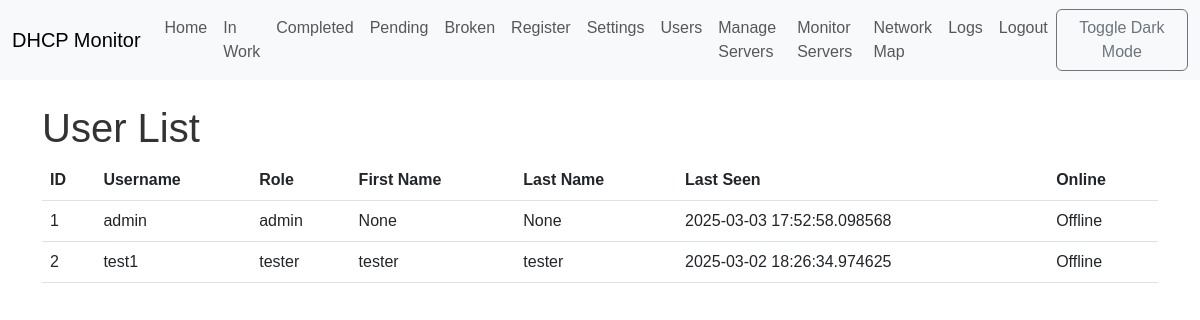
The page /users (signed in) on the database as committed earlier.
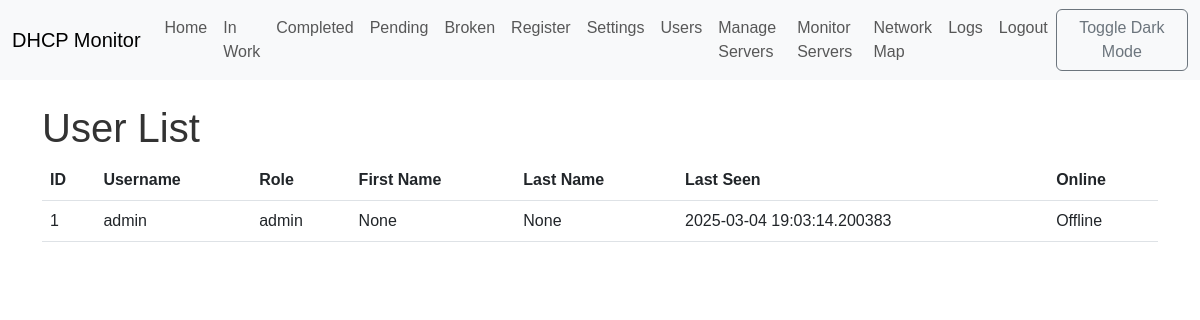
The same page on the database as committed later.
### app/models.py (models this page shows, shortened)
class User(UserMixin, db.Model):
    __tablename__ = 'users'
    id = db.Column(db.Integer, primary_key=True)
    username = db.Column(db.String(64), unique=True, index=True, nullable=False)
    password_hash = db.Column(db.String(128), nullable=False)
    role = db.Column(db.String(64), nullable=False, default='tester')  # 'admin', 'tester'
    first_name = db.Column(db.String(64))
    last_name = db.Column(db.String(64))
    last_seen = db.Column(db.DateTime, default=datetime.utcnow)
    leases = db.relationship('Lease', backref='taken_user', lazy='dynamic', foreign_keys='Lease.taken_by_id')
    groups = db.relationship('Group', secondary=user_groups, lazy='subquery',
                            backref=db.backref('users', lazy=True)) # Связь с группами
    journal_entries = db.relationship('Journal', back_populates='user', lazy='dynamic')
    def is_online(self):
        if self.last_seen is None:
            return False
        return self.last_seen > datetime.utcnow() - timedelta(minutes=5)

### app/users.py (the view)
@users.route('/users')
@login_required
def user_list():
    if current_user.role != 'admin':
        flash('You do not have permission to access this page.', 'danger')
        return redirect(url_for('main.index'))
    users = User.query.all()
    return render_template('users/user_list.html', users=users)

### app/models.py (called while the page is built)
@login_manager.user_loader
def load_user(user_id):
    return User.query.get(int(user_id))

### app/templates/users/user_list.html
{% extends "base.html" %}
{% block content %}
    <h1>User List</h1>
    <table class="table">
        <thead>
            <tr>
                <th>ID</th>
                <th>Username</th>
                <th>Role</th>
                <th>First Name</th>
                <th>Last Name</th>
                <th>Last Seen</th>
                <th>Online</th>
            </tr>
        </thead>
        <tbody>
            {% for user in users %}
                <tr>
                    <td>{{ user.id }}</td>
                    <td>{{ user.username }}</td>
                    <td>{{ user.role }}</td>
                    <td>{{ user.first_name }}</td>
                    <td>{{ user.last_name }}</td>
                    <td>{{ user.last_seen }}</td>
                     <td>{{ "Online" if user.is_online() else "Offline" }}</td>
                </tr>
            {% endfor %}
        </tbody>
    </table>
{% endblock %}

### app/templates/base.html (shortened to what this page needs)
<!DOCTYPE html>
<html lang="en">
<head>
  <link href="https://cdn.jsdelivr.net/npm/bootstrap@5.3.0/dist/css/bootstrap.min.css" rel="stylesheet">
  <link rel="stylesheet" href="{{ url_for('static', filename='css/style.css') }}">
</head>
<body class="{{ 'dark-mode' if dark_mode else '' }}">
  <nav class="navbar navbar-expand-lg navbar-light bg-light">
    <div class="container-fluid">
      <a class="navbar-brand" href="{{ url_for('main.index') }}">DHCP Monitor</a>
      <div class="collapse navbar-collapse" id="navbarNav">
        <ul class="navbar-nav">
          <li class="nav-item">
            <a class="nav-link" href="{{ url_for('main.index') }}">Home</a>
          </li>
          <li class="nav-item">
            <a class="nav-link" href="{{ url_for('main.in_work') }}">In Work</a>
          </li>
          <li class="nav-item">
            <a class="nav-link" href="{{ url_for('main.completed') }}">Completed</a>
          </li>
          <li class="nav-item">
            <a class="nav-link" href="{{ url_for('main.pending') }}">Pending</a>
          </li>
          <li class="nav-item">
            <a class="nav-link" href="{{ url_for('main.broken') }}">Broken</a>
          </li>
          {% if current_user.is_authenticated %}
            {% if current_user.role == 'admin' %}
              <li class="nav-item">
                <a class="nav-link" href="{{ url_for('auth.register') }}">Register</a>
              </li>
            {% endif %}
            <li class="nav-item">
              <a class="nav-link" href="{{ url_for('main.settings') }}">Settings</a>
            </li>
            <li class="nav-item">
              <a class="nav-link" href="{{ url_for('users.user_list') }}">Users</a>
            </li>
            <li class="nav-item">
              <a class="nav-link" href="{{ url_for('server_management.manage_servers') }}">Manage Servers</a>
            </li>
            <li class="nav-item">
              <a class="nav-link" href="{{ url_for('server_monitoring.monitor_servers') }}">Monitor Servers</a>
            </li>
            <li class="nav-item">
              <a class="nav-link" href="{{ url_for('network.network_map') }}">Network Map</a>
            </li>
            <li class="nav-item">
              <a class="nav-link" href="{{ url_for('journal.view_logs') }}">Logs</a>
            </li>
            <li class="nav-item">
              <a class="nav-link" href="{{ url_for('auth.logout') }}">Logout</a>
            </li>
          {% else %}
            <li class="nav-item">
              <a class="nav-link" href="{{ url_for('auth.login') }}">Login</a>
            </li>
          {% endif %}
        </ul>
        <ul class="navbar-nav ms-auto">
          <li class="nav-item">
            <button id="dark-mode-toggle" class="btn btn-outline-secondary">Toggle Dark Mode</button>
          </li>
        </ul>
      </div>
    </div>
  </nav>
  <div class="container mt-4">
    {% block content %}{% endblock %}
  </div>
</body>
</html>

### app/static/css/style.css (style rules this page uses)
body { font-family: sans-serif; transition: background-color 0.3s, color 0.3s; }
body { background-color: #fff; color: #333; }
table.table td { word-break: break-word; }

Rows that differ between the two databases and show on the page:
removed User: id "2", username "test1", role "tester", first_name "tester", last_name "tester", last_seen "2025-03-02 18:26:34.974625", last_seen "Offline"
changed User "admin": last_seen "2025-03-03 17:52:58.098568" → "2025-03-04 19:03:14.200383"
